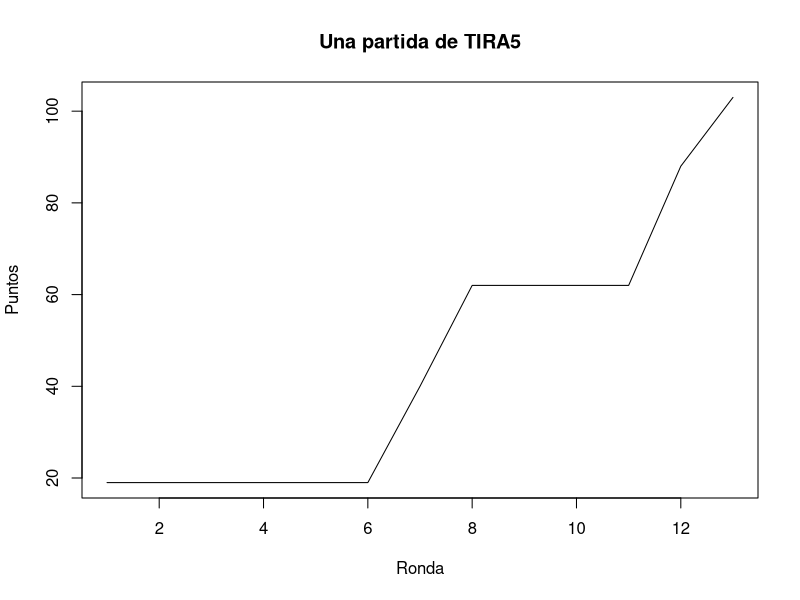
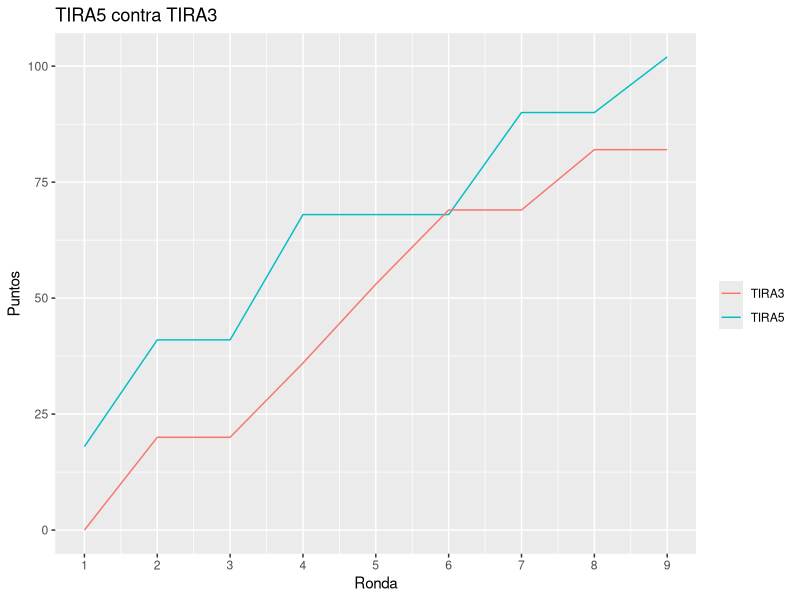
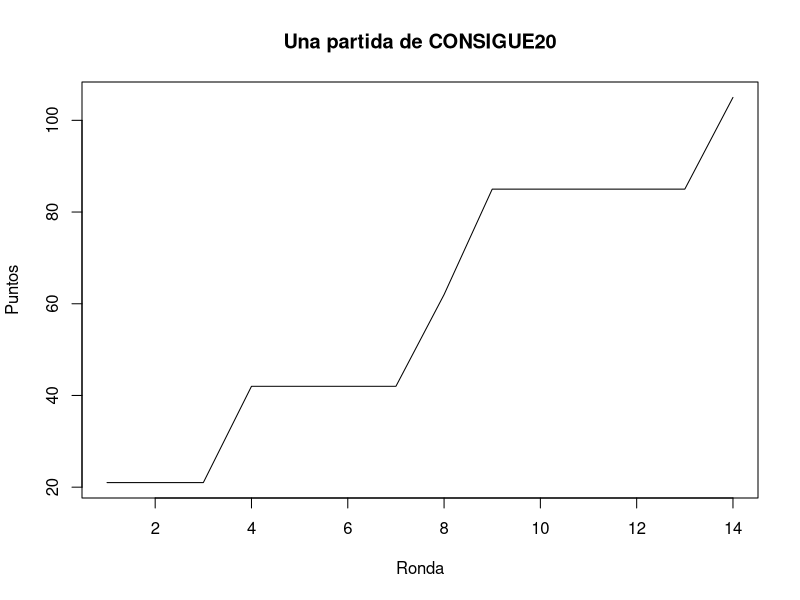

Write the R code that produced these figures, in order.
## ---- chunk 1
knitr::opts_chunk$set(echo = TRUE) 
## ---- chunk 2
library(tidyverse)
## ---- chunk 3
max_tiradas <- 5
total_puntos <- 0
evolu_puntos <- numeric()

while(total_puntos < 100){
  parcial <- 0
  tiradas <- 0
  while(tiradas <= max_tiradas){
    resultado <- sample(1:6, 1)
    if (resultado == 1) {
      parcial <- 0
      break
    }else{
      parcial <- parcial + resultado    
      tiradas <- tiradas + 1
      if(total_puntos + parcial >= 100) break
    }
  }
  evolu_puntos <- append(evolu_puntos, parcial)
  total_puntos <- total_puntos + parcial
}

print(paste0("Ha tardado ", length(evolu_puntos), " rondas en ganar"))

## ---- chunk 4
plot(cumsum(evolu_puntos), 
     type = "l",
     main = "Una partida de TIRA5",
     xlab="Ronda", 
     ylab="Puntos")
## ---- chunk 5
max_tiradas1 <- 5
max_tiradas2 <- 3

total_puntos1 <- 0
total_puntos2 <- 0

evolu_puntos1 <- numeric()
evolu_puntos2 <- numeric()

while(total_puntos1 < 100 & total_puntos2 < 100){
  
  parcial1 <- 0
  tiradas1 <- 0
  while(tiradas1 <= max_tiradas1){
    resultado <- sample(1:6, 1)
    if (resultado == 1) {
      parcial1 <- 0
      break
    }else{
      parcial1 <- parcial1 + resultado    
      tiradas1 <- tiradas1 + 1
      if(total_puntos1 + parcial1 >= 100) break
    }
  }
  evolu_puntos1 <- append(evolu_puntos1, parcial1)
  total_puntos1 <- total_puntos1 + parcial1
  
  parcial2 <- 0
  tiradas2 <- 0
  while(tiradas2 <= max_tiradas2){
    resultado <- sample(1:6, 1)
    if (resultado == 1) {
      parcial2 <- 0
      break
    }else{
      parcial2 <- parcial2 + resultado    
      tiradas2 <- tiradas2 + 1
      if(total_puntos2 + parcial2 >= 100) break
    }
  }
  evolu_puntos2 <- append(evolu_puntos2, parcial2)
  total_puntos2 <- total_puntos2 + parcial2
  
  
}

ganador <- ifelse(total_puntos1 >= 100 & total_puntos2 >= 100, 
                  "Empate", 
                  ifelse(total_puntos1 > total_puntos2, "TIRA5", "TIRA3"))


print(paste0("Ha ganado el jugador ", ganador, " en ", length(evolu_puntos1), " rondas."))

## ---- chunk 6
ggplot() +
  geom_line(aes(x = 1:length(evolu_puntos1), y = cumsum(evolu_puntos1), col = "TIRA5")) +
  geom_line(aes(x = 1:length(evolu_puntos2), y = cumsum(evolu_puntos2), col = "TIRA3")) +
  scale_x_continuous(breaks=1:max(length(evolu_puntos1), length(evolu_puntos2))) +
  labs(title = "TIRA5 contra TIRA3",
       colour = "",
       x = "Ronda", 
       y = "Puntos")

## ---- chunk 7
max_tiradas1 <- 5
max_tiradas2 <- 3

partidas <- 2000
ganadores <- character()

for (i in 1:partidas)
{
  total_puntos1 <- 0
  total_puntos2 <- 0
  while(total_puntos1 < 100 & total_puntos2 < 100){
    
    parcial1 <- 0
    tiradas1 <- 0
    while(tiradas1 <= max_tiradas1){
      resultado <- sample(1:6, 1)
      if (resultado == 1) {
        parcial1 <- 0
        break
      }else{
        parcial1 <- parcial1 + resultado    
        tiradas1 <- tiradas1 + 1
        if(total_puntos1 + parcial1 >= 100) break
      }
    }
    total_puntos1 <- total_puntos1 + parcial1
    
    parcial2 <- 0
    tiradas2 <- 0
    while(tiradas2 <= max_tiradas2){
      resultado <- sample(1:6, 1)
      if (resultado == 1) {
        parcial2 <- 0
        break
      }else{
        parcial2 <- parcial2 + resultado    
        tiradas2 <- tiradas2 + 1
        if(total_puntos2 + parcial2 >= 100) break
      }
    }
    total_puntos2 <- total_puntos2 + parcial2
  }
  
  ganador <- ifelse(total_puntos1 >= 100 & total_puntos2 >= 100, 
                   "Empate",
                   ifelse(total_puntos1 > total_puntos2, "TIRA5", "TIRA3"))
  
  ganadores <- append(ganadores, ganador)

}
## ---- chunk 8
table(ganadores)
## ---- chunk 9
total_puntos <- 0
evolu_puntos <- numeric()
consigue <- 20

while(total_puntos < 100){
  parcial <- 0
  tiradas <- 0
  while(parcial < consigue){
    resultado <- sample(1:6, 1)
    if (resultado == 1) {
      parcial <- 0
      break
    }else{
      parcial <- parcial + resultado    
      tiradas <- tiradas + 1
      if(total_puntos + parcial >= 100) break
    }
  }
  evolu_puntos <- append(evolu_puntos, parcial)
  total_puntos <- total_puntos + parcial
}

print(paste0("Ha tardado ", length(evolu_puntos), " rondas en ganar"))
## ---- chunk 10
plot(cumsum(evolu_puntos), 
     type = "l",
     main = "Una partida de CONSIGUE20",
     xlab="Ronda", 
     ylab="Puntos")
## ---- chunk 11
partidas <- 2000
max_tiradas1 <- 5
consigue2 <- 20

ganadores <- character()

for (i in 1:partidas)
{
  total_puntos1 <- 0
  total_puntos2 <- 0
  
  while(total_puntos1 < 100 & total_puntos2 < 100){
    
    parcial1 <- 0
    tiradas1 <- 0
    while(tiradas1 <= max_tiradas1){
      resultado <- sample(1:6, 1)
      if (resultado == 1) {
        parcial1 <- 0
        break
      }else{
        parcial1 <- parcial1 + resultado    
        tiradas1 <- tiradas1 + 1
        if(total_puntos1 + parcial1 >= 100) break
      }
    }
    evolu_puntos1 <- append(evolu_puntos1, parcial1)
    total_puntos1 <- total_puntos1 + parcial1
    
    parcial2 <- 0
    tiradas2 <- 0
    while(parcial2 < consigue2){
      resultado <- sample(1:6, 1)
      if (resultado == 1) {
        parcial2 <- 0
        break
      }else{
        parcial2 <- parcial2 + resultado    
        tiradas2 <- tiradas2 + 1
        if(total_puntos2 + parcial2 >= 100) break
      }
    }
    evolu_puntos2 <- append(evolu_puntos2, parcial2)
    total_puntos2 <- total_puntos2 + parcial2
    
    
  }

  ganador <- ifelse(total_puntos1 >= 100 & total_puntos2 >= 100, 
                   "Empate",
                   ifelse(total_puntos1 > total_puntos2, "TIRA5", "CONSIGUE20"))
  
  ganadores <- append(ganadores, ganador)

}
## ---- chunk 12
table(ganadores)
